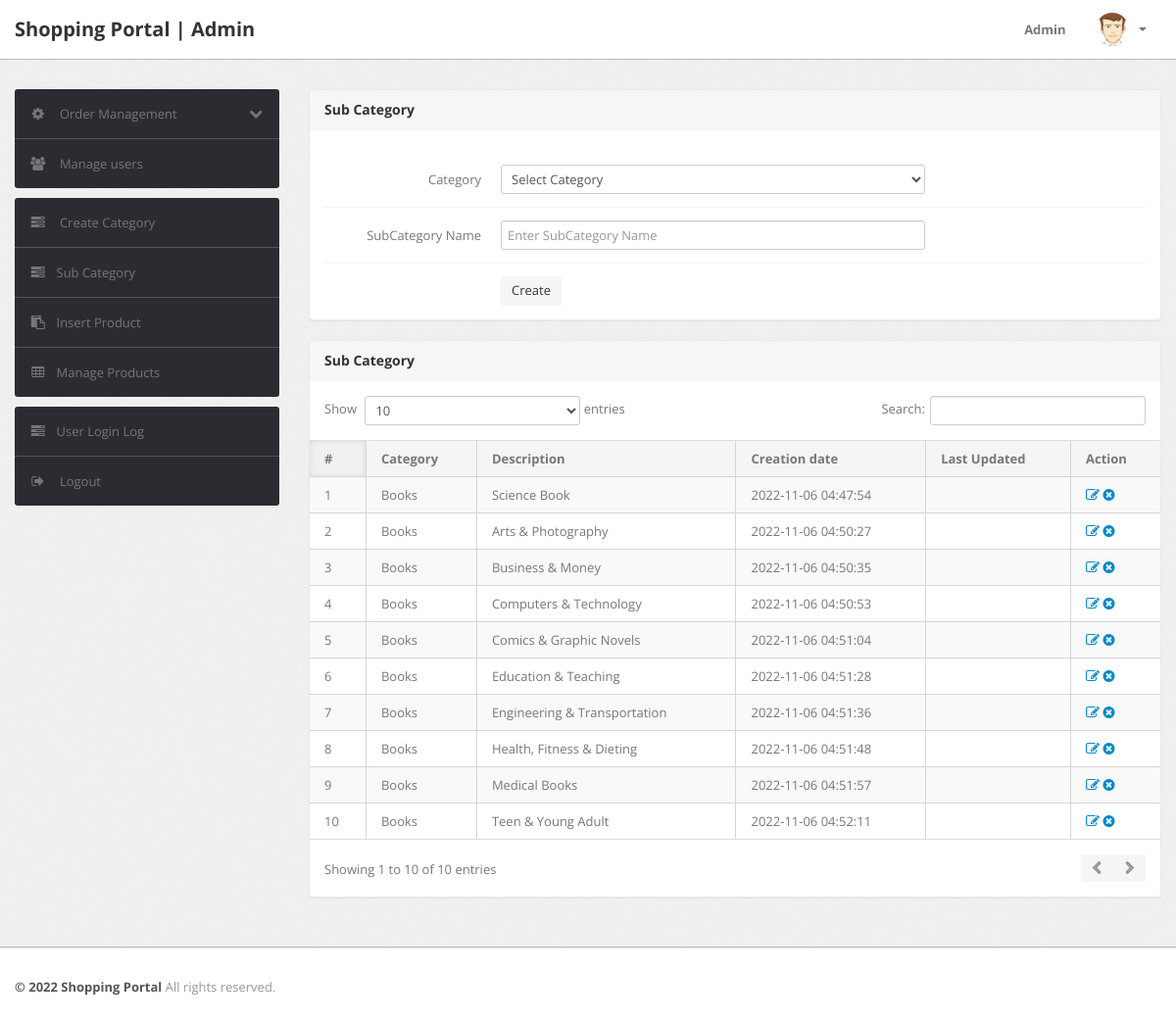
Page /admin/subcategory.php (signed in) on the committed database.
### tables this page shows
CREATE TABLE `subcategory` (
  `id` int(11) NOT NULL,
  `categoryid` int(11) DEFAULT NULL,
  `subcategory` varchar(255) DEFAULT NULL,
  `creationDate` timestamp NULL DEFAULT current_timestamp(),
  `updationDate` varchar(255) DEFAULT NULL
);

CREATE TABLE `category` (
  `id` int(11) NOT NULL,
  `categoryName` varchar(255) DEFAULT NULL,
  `categoryDescription` longtext DEFAULT NULL,
  `creationDate` timestamp NOT NULL DEFAULT current_timestamp(),
  `updationDate` varchar(255) DEFAULT NULL
);

### admin/subcategory.php (the view, shortened to what this page needs)
<?php
include('include/config.php');
if(strlen($_SESSION['alogin'])==0)
	{
header('location:index.php');
}
else{
?>
<!DOCTYPE html>
<html lang="en">
<head>
	<link type="text/css" href="bootstrap/css/bootstrap.min.css" rel="stylesheet">
	<link type="text/css" href="bootstrap/css/bootstrap-responsive.min.css" rel="stylesheet">
	<link type="text/css" href="css/theme.css" rel="stylesheet">
	<link type="text/css" href="images/icons/css/font-awesome.css" rel="stylesheet">
</head>
<body>
<?php include('include/header.php');?>
	<div class="wrapper">
		<div class="container">
			<div class="row">
<?php include('include/sidebar.php');?>
			<div class="span9">
					<div class="content">
						<div class="module">
							<div class="module-head">
								<h3>Sub Category</h3>
							</div>
							<div class="module-body">
									<br />
			<form class="form-horizontal row-fluid" name="subcategory" method="post" >
<div class="control-group">
<label class="control-label" for="basicinput">Category</label>
<div class="controls">
<select name="category" class="span8 tip" required>
<option value="">Select Category</option>
</select>
</div>
</div>
<div class="control-group">
<label class="control-label" for="basicinput">SubCategory Name</label>
<div class="controls">
<input type="text" placeholder="Enter SubCategory Name"  name="subcategory" class="span8 tip" required>
</div>
</div>
	<div class="control-group">
											<div class="controls">
												<button type="submit" name="submit" class="btn">Create</button>
											</div>
										</div>
									</form>
							</div>
						</div>
	<div class="module">
							<div class="module-head">
								<h3>Sub Category</h3>
							</div>
							<div class="module-body table">
								<table cellpadding="0" cellspacing="0" border="0" class="datatable-1 table table-bordered table-striped	 display" width="100%">
									<thead>
										<tr>
											<th>#</th>
											<th>Category</th>
											<th>Description</th>
											<th>Creation date</th>
											<th>Last Updated</th>
											<th>Action</th>
										</tr>
									</thead>
									<tbody>
<?php $query=mysqli_query($con,"select subcategory.id,category.categoryName,subcategory.subcategory,subcategory.creationDate,subcategory.updationDate from subcategory join category on category.id=subcategory.categoryid");
$cnt=1;
while($row=mysqli_fetch_array($query))
{
?>
										<tr>
											<td><?php echo htmlentities($cnt);?></td>
											<td><?php echo htmlentities($row['categoryName']);?></td>
											<td><?php echo htmlentities($row['subcategory']);?></td>
											<td> <?php echo htmlentities($row['creationDate']);?></td>
											<td><?php echo htmlentities($row['updationDate']);?></td>
											<td>
											<a href="edit-subcategory.php?id=<?php echo $row['id']?>" ><i class="icon-edit"></i></a>
											<a href="subcategory.php?id=<?php echo $row['id']?>&del=delete" onClick="return confirm('Are you sure you want to delete?')"><i class="icon-remove-sign"></i></a></td>
										</tr>
										<?php $cnt=$cnt+1; } ?>
								</table>
							</div>
						</div>
					</div>
				</div>
			</div>
		</div>
	</div>
<?php include('include/footer.php');?>
</body>
<?php } ?>

### rows in the picture
subcategory: categoryid.categoryName "Books", subcategory "Science Book", creationDate "2022-11-06 04:47:54"
subcategory: categoryid.categoryName "Books", subcategory "Arts & Photography", creationDate "2022-11-06 04:50:27"
subcategory: categoryid.categoryName "Books", subcategory "Business & Money", creationDate "2022-11-06 04:50:35"
subcategory: categoryid.categoryName "Books", subcategory "Computers & Technology", creationDate "2022-11-06 04:50:53"
subcategory: categoryid.categoryName "Books", subcategory "Comics & Graphic Novels", creationDate "2022-11-06 04:51:04"
subcategory: categoryid.categoryName "Books", subcategory "Education & Teaching", creationDate "2022-11-06 04:51:28"
subcategory: categoryid.categoryName "Books", subcategory "Engineering & Transportation", creationDate "2022-11-06 04:51:36"
subcategory: categoryid.categoryName "Books", subcategory "Health, Fitness & Dieting", creationDate "2022-11-06 04:51:48"
subcategory: categoryid.categoryName "Books", subcategory "Medical Books", creationDate "2022-11-06 04:51:57"
subcategory: categoryid.categoryName "Books", subcategory "Teen & Young Adult", creationDate "2022-11-06 04:52:11"
